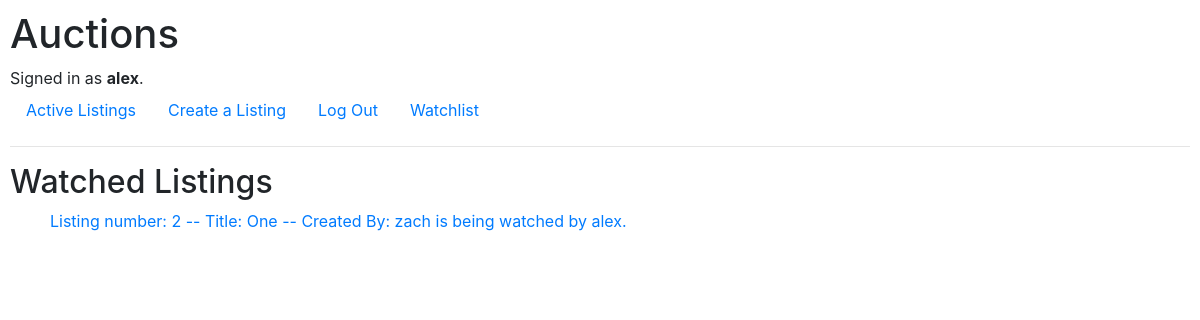
The page /watchlist (signed in) on the database as committed earlier.
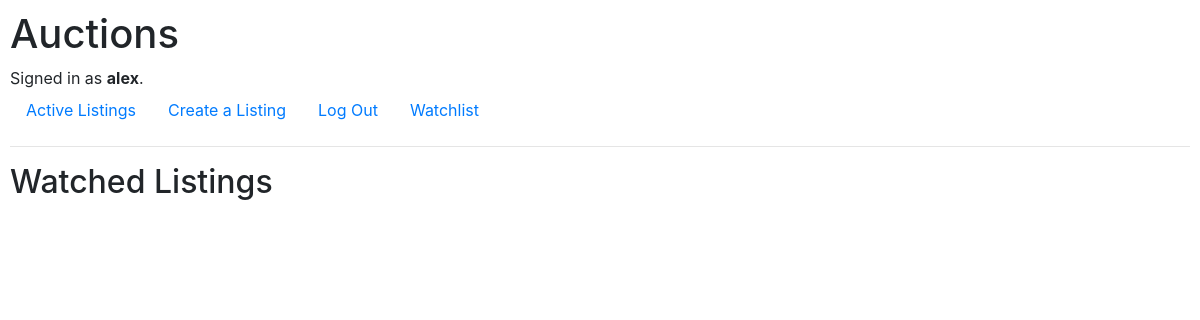
The same page on the database as committed later.
### auctions/models.py (models this page shows)
class User(AbstractUser):
    pass

class Watchlist(models.Model):
    listing = models.ForeignKey(Listing, on_delete=models.CASCADE)
    watcher = models.ForeignKey(User, on_delete=models.CASCADE, related_name="watched_listings")
    def __str__(self):
        content = (
            f"{self.listing} is being watched by {self.watcher}."
        )
        return content

class Listing(models.Model):
    CATEGORIES = [
        ("MOT", "Motors"),
        ("ART", "Collectibles & Art"),
        ("ELE", "Electronics"),
        ("H&G", "Home & Garden"),
        ("C&A", "Clothing & Accessories"),
        ("TOY", "Toys"),
        ("SPG", "Sporting Goods"),
        ("B&I", "Business & Industrial"),
        ("J&W", "Jewelry & Watches")
    ]
    title = models.CharField(max_length=100)
    description = models.TextField()
    price = models.DecimalField(max_digits=19, decimal_places=2, default=0.00)
    creator = models.ForeignKey(User, on_delete=models.CASCADE, related_name="listings")
    category = models.CharField(max_length=3, choices=CATEGORIES)
    image_URL = models.URLField(blank=True)
    active = models.BooleanField(default=True)
    def __str__(self):
        content = (
            f"Listing number: {self.id} -- Title: {self.title} -- Created By: {self.creator}"
        )
        return content

### auctions/views.py (the view)
# urls.py: path("watchlist", views.watchlist, name="watchlist"),
@login_required(login_url="auctions:login")
def watchlist(request):
    if request.method == "POST":
        return render(request, "auctions/error.html", {
            "code": 405,
            "message": "Request method 'POST' not allowed at this address."
        })
    watchlist = Watchlist.objects.filter(watcher=request.user.id)
    return render(request, "auctions/watchlist.html", {
        "watchlist": watchlist
    })

### auctions/templates/auctions/watchlist.html
{% extends "auctions/layout.html" %}
{% block body %}
    <h2>Watched Listings</h2>
    {% for item in watchlist %}
        <ul>
            <a href="{% url 'auctions:listing' item.listing.id %}">
                {{ item }}
        </ul>
    {% endfor %}
{% endblock %}

### auctions/templates/auctions/layout.html (shortened to what this page needs)
{% load static %}
<!DOCTYPE html>
<html lang="en">
    <head>
        <link rel="stylesheet" href="https://stackpath.bootstrapcdn.com/bootstrap/4.4.1/css/bootstrap.min.css">
        <link href="{% static 'auctions/styles.css' %}" rel="stylesheet">
    </head>
    <body>
        <h1>Auctions</h1>
        <div>
            {% if user.is_authenticated %}
                Signed in as <strong>{{ user.username }}</strong>.
            {% else %}
                Not signed in.
            {% endif %}
        </div>
        <ul class="nav">
            <li class="nav-item">
                <a class="nav-link" href="{% url 'auctions:index' %}">Active Listings</a>
            </li>
            {% if user.is_authenticated %}
                <li class="nav-item">
                    <a class="nav-link" href="{% url 'auctions:new_listing' %}">Create a Listing</a>
                </li>
                <li class="nav-item">
                    <a class="nav-link" href="{% url 'auctions:logout' %}">Log Out</a>
                </li>
                <li class="nav-item">
                    <a class="nav-link" href="{% url 'auctions:watchlist' %}">Watchlist</a>
                </li>
            {% endif %}
        </ul>
        <hr>
        {% block body %}
        {% endblock %}
    </body>
</html>

### auctions/static/auctions/styles.css (style rules this page uses)
body { padding: 10px; }

Rows that differ between the two databases and show on the page:
removed Watchlist: listing+watcher "Listing number: 2 -- Title: One -- Created By: zach is being watched by alex."
